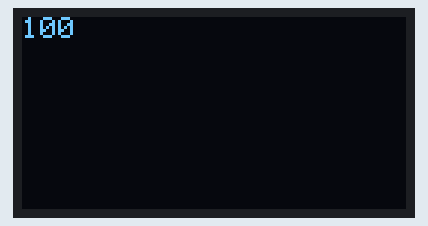
Recording of a sketch running on a simulated Arduino Uno, built with avr-gcc and run on an emulated ATmega328P. On the bench: 128×64 one-colour display.

Above: at 0.65 s.
At 5.47 s:
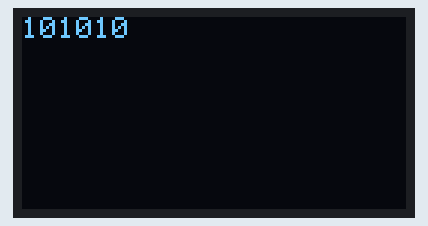
At 10.43 s:
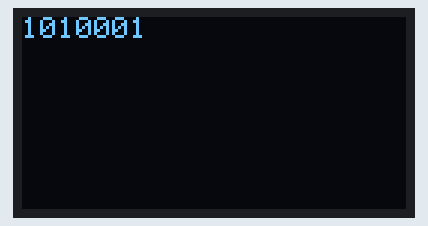
At 20.23 s:
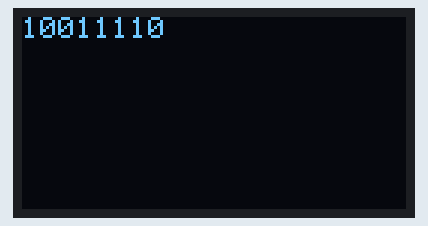
At 30.03 s:
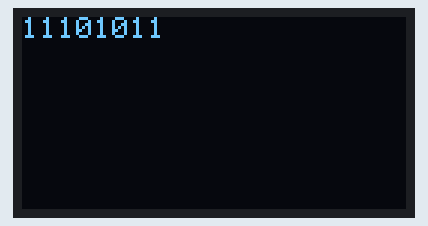
At 39.81 s:
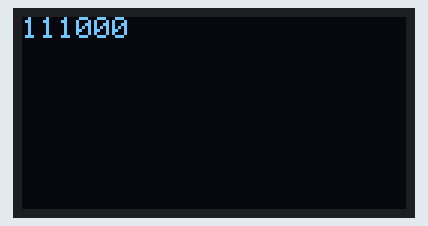

The sketch:

TestOledWire.ino
```cpp
//TestOledWire.ino

#include <SPI.h>
#include <Wire.h>
#include <Adafruit_GFX.h>
#include <Adafruit_SSD1306.h>
#define  OLED_RESET 4
Adafruit_SSD1306 display(OLED_RESET);


void setup() {
  display.begin();
  display.setTextColor(WHITE);
  display.clearDisplay();
  display.display();
}
byte val;
void loop() {
  display.clearDisplay();
  display.setCursor (0,0);
  display.println (val++,BIN);
  display.display();
      delay (100);
}
```
